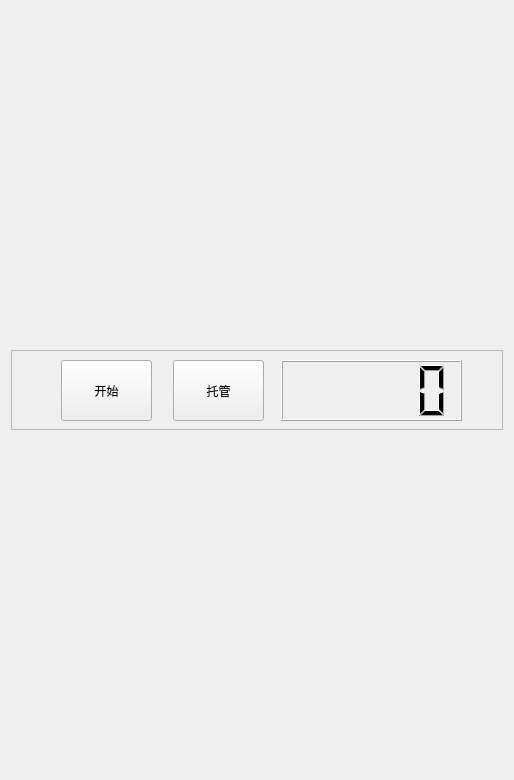
<?xml version="1.0" encoding="UTF-8"?>
<ui version="4.0">
 <class>HappyEForm</class>
 <widget class="QWidget" name="HappyEForm">
  <property name="geometry">
   <rect>
    <x>0</x>
    <y>0</y>
    <width>514</width>
    <height>780</height>
   </rect>
  </property>
  <property name="windowTitle">
   <string>HappyEForm</string>
  </property>
  <layout class="QGridLayout" name="gridLayout_5">
   <item row="0" column="0">
    <layout class="QGridLayout" name="gridLayout"/>
   </item>
   <item row="1" column="0">
    <widget class="QFrame" name="frame">
     <property name="maximumSize">
      <size>
       <width>16777215</width>
       <height>80</height>
      </size>
     </property>
     <property name="frameShape">
      <enum>QFrame::StyledPanel</enum>
     </property>
     <property name="frameShadow">
      <enum>QFrame::Raised</enum>
     </property>
     <widget class="QPushButton" name="btn_start">
      <property name="geometry">
       <rect>
        <x>50</x>
        <y>10</y>
        <width>91</width>
        <height>61</height>
       </rect>
      </property>
      <property name="text">
       <string>开始</string>
      </property>
     </widget>
     <widget class="QLCDNumber" name="LCDnum">
      <property name="geometry">
       <rect>
        <x>270</x>
        <y>10</y>
        <width>181</width>
        <height>61</height>
       </rect>
      </property>
     </widget>
     <widget class="QPushButton" name="btn_auto">
      <property name="geometry">
       <rect>
        <x>162</x>
        <y>10</y>
        <width>91</width>
        <height>61</height>
       </rect>
      </property>
      <property name="text">
       <string>托管</string>
      </property>
     </widget>
    </widget>
   </item>
  </layout>
 </widget>
 <layoutdefault spacing="6" margin="11"/>
 <resources/>
 <connections/>
</ui>
